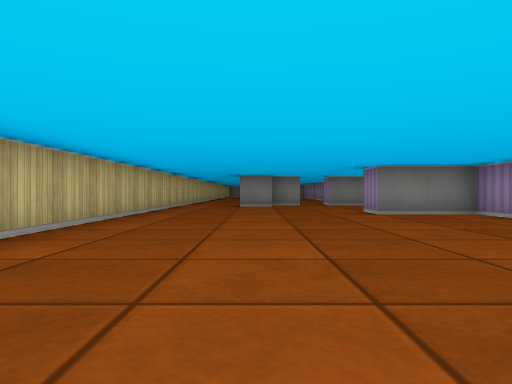
view 1 (above)

24 first-person views from a walk through a cub3D level. The camera is about half as high as the walls, looks level and sees 70° across. The floor is counted in squares. Each view is taken from the middle of a square. On the plan, view 1 faces up. The plan holds only what a view shows up to about 9 squares ahead; the rest is blank.

view 2
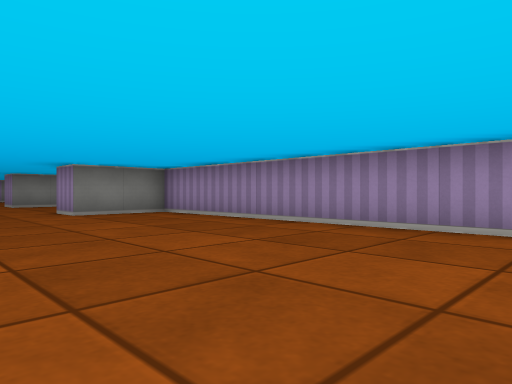

view 3
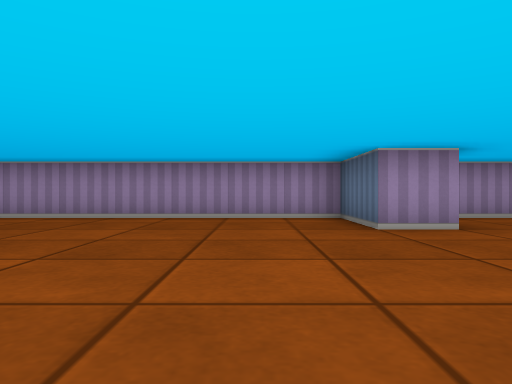

view 4
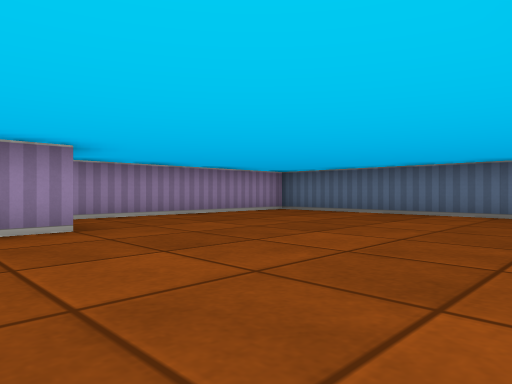

view 5
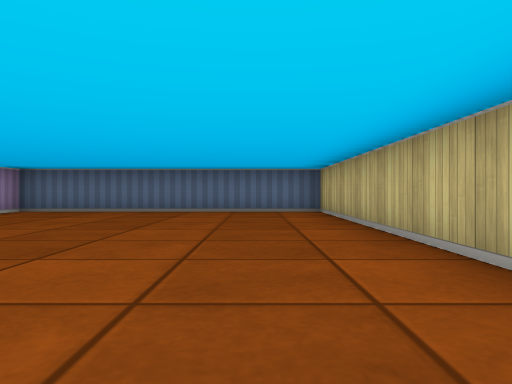

view 6
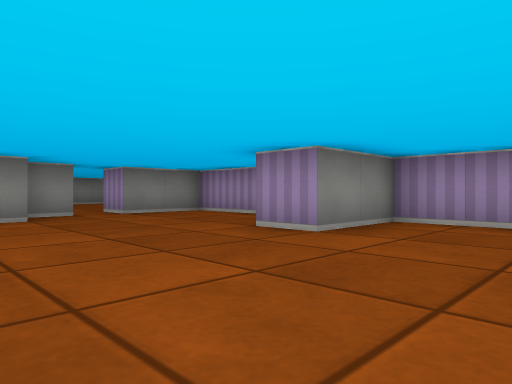

view 7
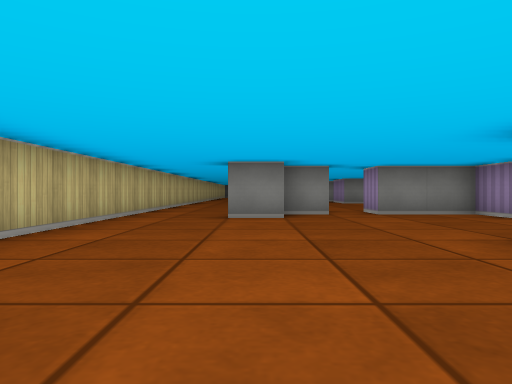

view 8
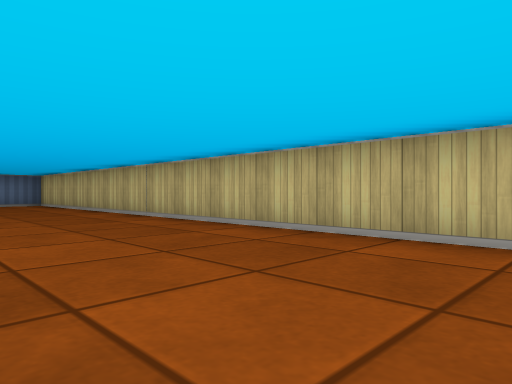

view 9
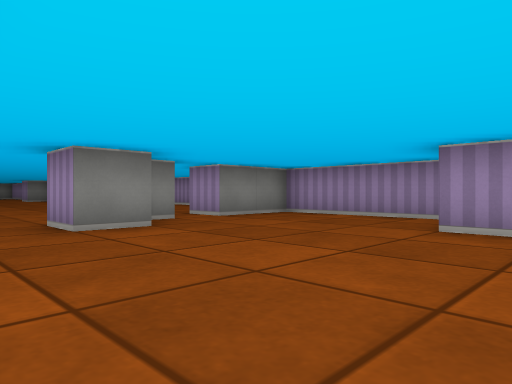

view 10
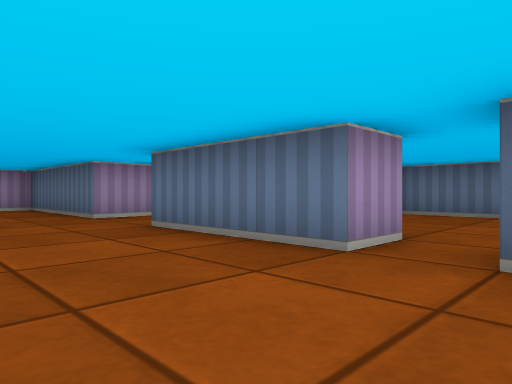

view 11
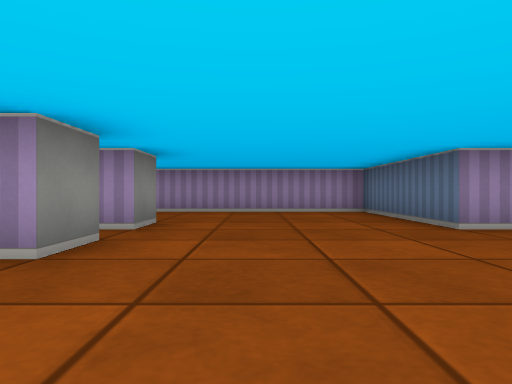

view 12
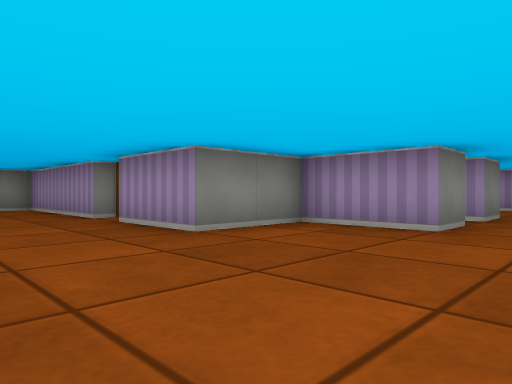

view 13
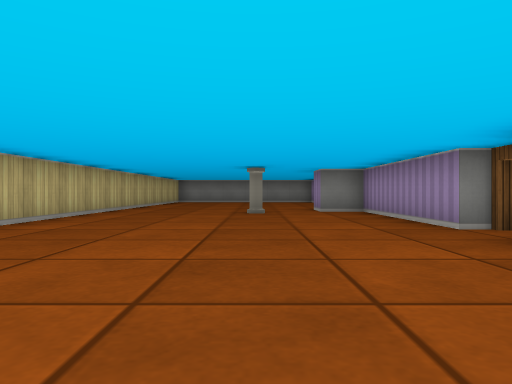

view 14
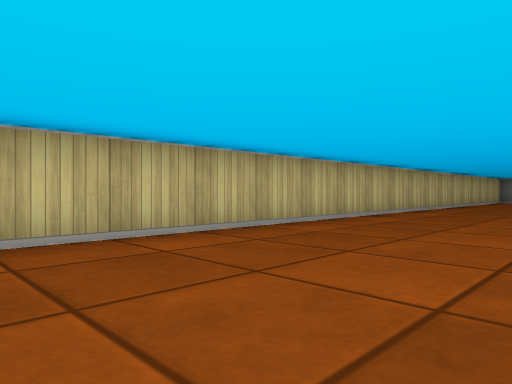

view 15
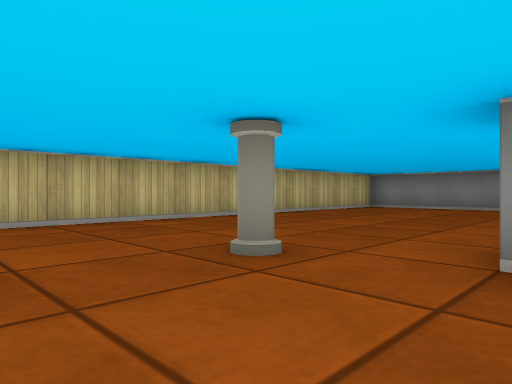

view 16
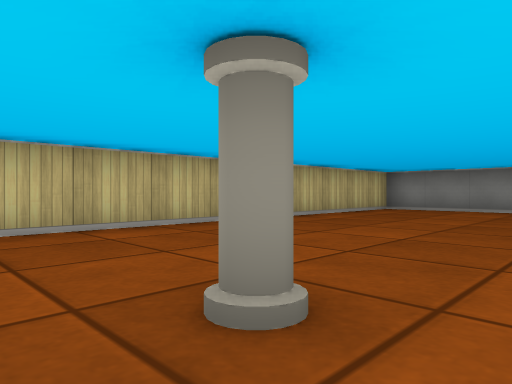

view 17
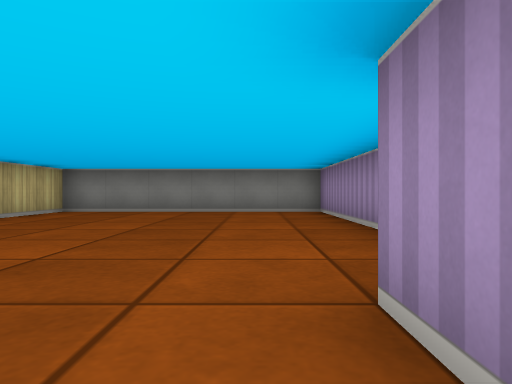

view 18
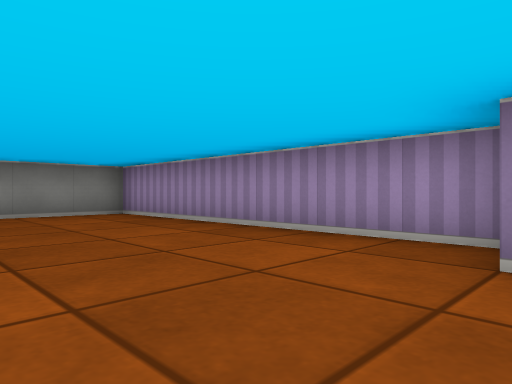

view 19
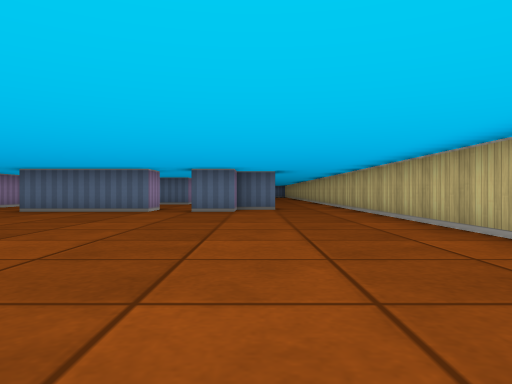

view 20
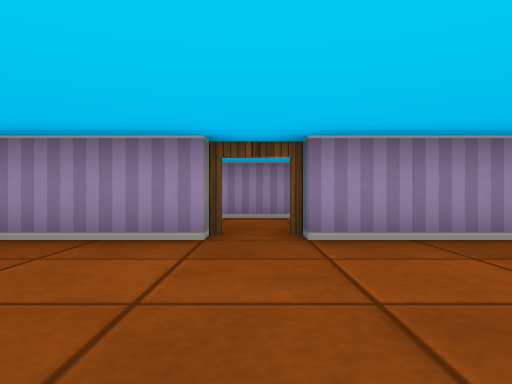

view 21
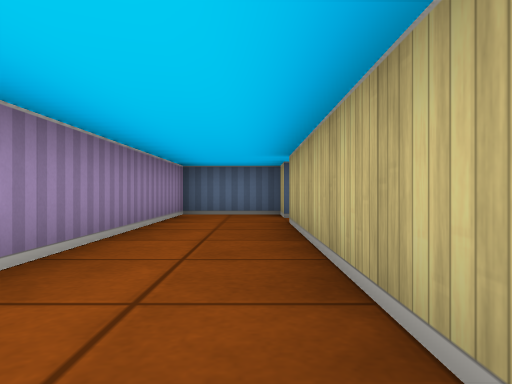

view 22
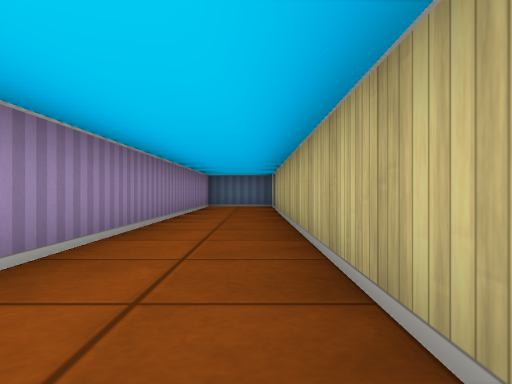

view 23
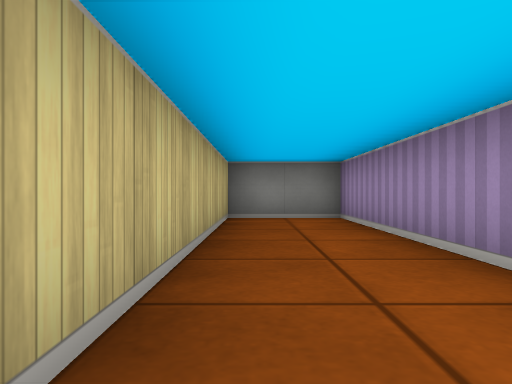

view 24
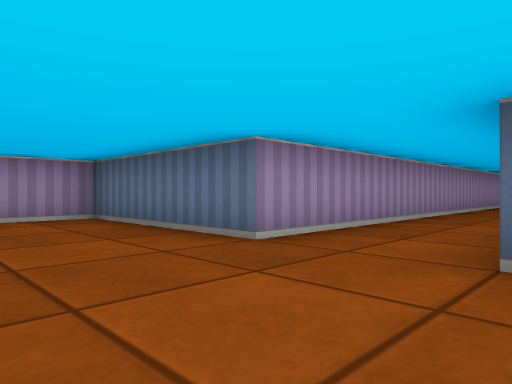

### Floor plan
Ten units are one square. View 1 is at (0, 0); x grows to the right and y downward. Boxes are objects, and circles mark ways between rooms. Rooms are numbered by the first view taken in them; rooms with no view inside come last. Other rooms are left out.
<svg viewBox="-30 -350 150 450">
<path fill="none" stroke="#000" d="M25 36 25 25 45 25 45 -75 25 -75 25 -85 42 -85M45 -91 45 -125 25 -125M5 -115 -5 -115M-25 -115 -25 95 45 95 45 41M16 -125 5 -125M65 -175 55 -175 55 -195 35 -195 35 -215M35 -225 35 -265 25 -265 25 -275M4 -135 15 -135M25 -125 25 -135 55 -135M85 -175 75 -175 75 -180M-5 -115 -5 -125M35 -276 35 -345 -25 -345 -25 -115M75 -58 75 -135 115 -135 115 -184M45 -215 45 -205 65 -205 65 -335 45 -335 45 -226"/>
<rect x="5" y="-265" width="10" height="10" fill="#bbb"><title>pillar</title></rect>
<circle cx="-15" cy="-125" r="3" fill="#2a7"/>
<circle cx="20" cy="-130" r="3" fill="#2a7"/>
<circle cx="40" cy="-220" r="3" fill="#2a7"/>
<text x="10" y="-10">1</text>
<text x="30" y="-180">2</text>
<text x="50" y="-270">3</text>
</svg>
Room 1 opens to room 2. Room 2 opens to room 3.

Where each view was taken, in squares from view 1:
view 1: 0 up, 0 right, facing up
view 2: 0 up, 0 right, facing up-right
view 3: 1 down, 2 left, facing right
view 4: 2 down, 2 left, facing down-right
view 5: 1 down, 1 left, facing down
view 6: 5 up, 1 left, facing up-right
view 7: 5 up, 0 right, facing up
view 8: 4 up, 1 right, facing down-left
view 9: 7 up, 2 left, facing up-right
view 10: 16 up, 1 right, facing down-right
view 11: 16 up, 3 right, facing right
view 12: 16 up, 1 right, facing up-right
view 13: 18 up, 1 right, facing up
view 14: 17 up, 1 right, facing up-left
view 15: 24 up, 3 right, facing up-left
view 16: 25 up, 2 right, facing up-left
view 17: 26 up, 2 right, facing up
view 18: 27 up, 0 right, facing up-right
view 19: 22 up, 0 right, facing down
view 20: 22 up, 0 right, facing right
view 21: 28 up, 5 right, facing down
view 22: 32 up, 5 right, facing down
view 23: 27 up, 5 right, facing up
view 24: 16 up, 5 right, facing down-right
